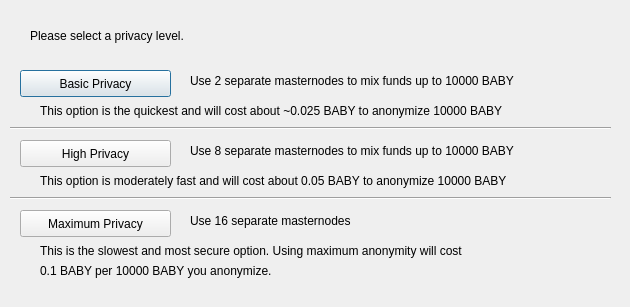
<?xml version="1.0" encoding="UTF-8"?>
<ui version="4.0">
 <class>ObfuscationConfig</class>
 <widget class="QDialog" name="ObfuscationConfig">
  <property name="geometry">
   <rect>
    <x>0</x>
    <y>0</y>
    <width>630</width>
    <height>307</height>
   </rect>
  </property>
  <property name="windowTitle">
   <string>Configure Obfuscation</string>
  </property>
  <widget class="QPushButton" name="buttonBasic">
   <property name="geometry">
    <rect>
     <x>20</x>
     <y>70</y>
     <width>151</width>
     <height>27</height>
    </rect>
   </property>
   <property name="text">
    <string>Basic Privacy</string>
   </property>
  </widget>
  <widget class="QPushButton" name="buttonHigh">
   <property name="geometry">
    <rect>
     <x>20</x>
     <y>140</y>
     <width>151</width>
     <height>27</height>
    </rect>
   </property>
   <property name="text">
    <string>High Privacy</string>
   </property>
  </widget>
  <widget class="QPushButton" name="buttonMax">
   <property name="geometry">
    <rect>
     <x>20</x>
     <y>210</y>
     <width>151</width>
     <height>27</height>
    </rect>
   </property>
   <property name="text">
    <string>Maximum Privacy</string>
   </property>
  </widget>
  <widget class="QLabel" name="label">
   <property name="geometry">
    <rect>
     <x>30</x>
     <y>20</y>
     <width>571</width>
     <height>31</height>
    </rect>
   </property>
   <property name="text">
    <string>Please select a privacy level.</string>
   </property>
  </widget>
  <widget class="QLabel" name="label_2">
   <property name="geometry">
    <rect>
     <x>190</x>
     <y>70</y>
     <width>421</width>
     <height>21</height>
    </rect>
   </property>
   <property name="text">
    <string>Use 2 separate masternodes to mix funds up to 10000 BABY</string>
   </property>
  </widget>
  <widget class="QLabel" name="label_3">
   <property name="geometry">
    <rect>
     <x>190</x>
     <y>140</y>
     <width>411</width>
     <height>21</height>
    </rect>
   </property>
   <property name="text">
    <string>Use 8 separate masternodes to mix funds up to 10000 BABY</string>
   </property>
  </widget>
  <widget class="QLabel" name="label_4">
   <property name="geometry">
    <rect>
     <x>190</x>
     <y>210</y>
     <width>421</width>
     <height>21</height>
    </rect>
   </property>
   <property name="text">
    <string>Use 16 separate masternodes</string>
   </property>
  </widget>
  <widget class="QLabel" name="label_6">
   <property name="geometry">
    <rect>
     <x>40</x>
     <y>100</y>
     <width>561</width>
     <height>21</height>
    </rect>
   </property>
   <property name="text">
    <string>This option is the quickest and will cost about ~0.025 BABY to anonymize 10000 BABY</string>
   </property>
  </widget>
  <widget class="QLabel" name="label_7">
   <property name="geometry">
    <rect>
     <x>40</x>
     <y>170</y>
     <width>561</width>
     <height>21</height>
    </rect>
   </property>
   <property name="text">
    <string>This option is moderately fast and will cost about 0.05 BABY to anonymize 10000 BABY</string>
   </property>
  </widget>
  <widget class="QLabel" name="label_8">
   <property name="geometry">
    <rect>
     <x>40</x>
     <y>240</y>
     <width>561</width>
     <height>21</height>
    </rect>
   </property>
   <property name="text">
    <string>This is the slowest and most secure option. Using maximum anonymity will cost</string>
   </property>
  </widget>
  <widget class="QLabel" name="label_9">
   <property name="geometry">
    <rect>
     <x>40</x>
     <y>260</y>
     <width>561</width>
     <height>21</height>
    </rect>
   </property>
   <property name="text">
    <string>0.1 BABY per 10000 BABY you anonymize.</string>
   </property>
  </widget>
  <widget class="Line" name="line">
   <property name="geometry">
    <rect>
     <x>10</x>
     <y>120</y>
     <width>601</width>
     <height>16</height>
    </rect>
   </property>
   <property name="orientation">
    <enum>Qt::Horizontal</enum>
   </property>
  </widget>
  <widget class="Line" name="line_2">
   <property name="geometry">
    <rect>
     <x>10</x>
     <y>190</y>
     <width>601</width>
     <height>16</height>
    </rect>
   </property>
   <property name="orientation">
    <enum>Qt::Horizontal</enum>
   </property>
  </widget>
 </widget>
 <resources/>
 <connections/>
</ui>
